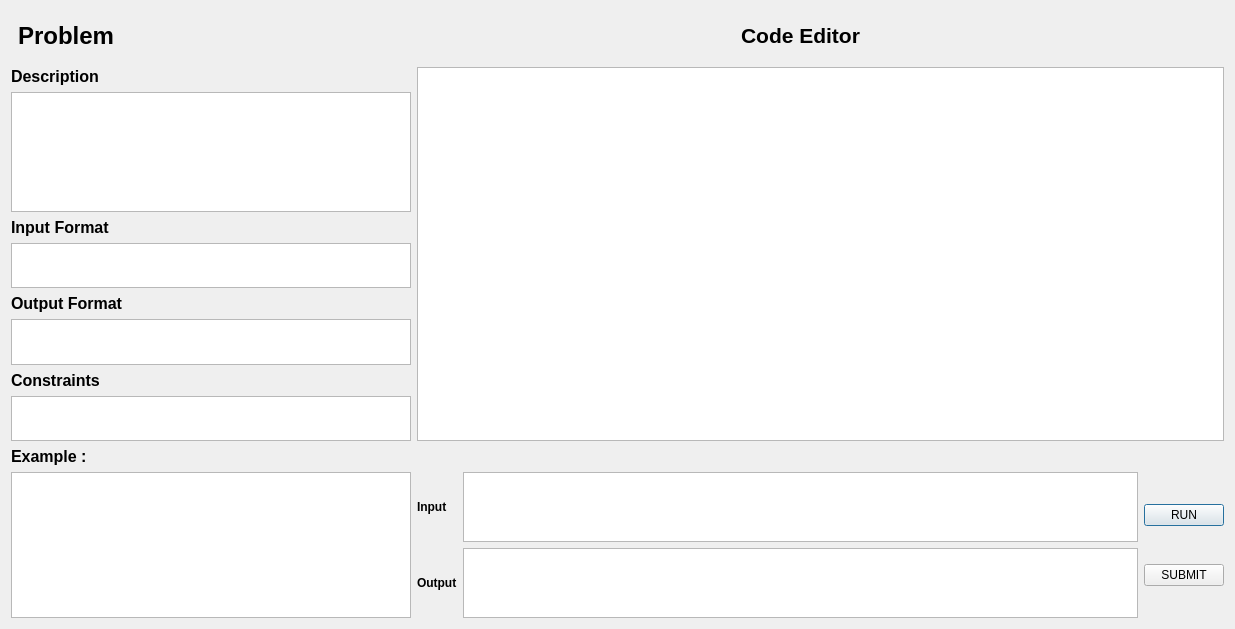
<?xml version="1.0" encoding="UTF-8"?>
<ui version="4.0">
 <class>solveproblemwindow</class>
 <widget class="QDialog" name="solveproblemwindow">
  <property name="geometry">
   <rect>
    <x>0</x>
    <y>0</y>
    <width>1235</width>
    <height>629</height>
   </rect>
  </property>
  <property name="maximumSize">
   <size>
    <width>2048</width>
    <height>2048</height>
   </size>
  </property>
  <property name="sizeIncrement">
   <size>
    <width>0</width>
    <height>0</height>
   </size>
  </property>
  <property name="baseSize">
   <size>
    <width>600</width>
    <height>900</height>
   </size>
  </property>
  <property name="windowTitle">
   <string>Dialog</string>
  </property>
  <property name="styleSheet">
   <string notr="true"/>
  </property>
  <layout class="QGridLayout" name="gridLayout">
   <item row="9" column="0">
    <widget class="QLabel" name="examplelabel">
     <property name="maximumSize">
      <size>
       <width>400</width>
       <height>16777215</height>
      </size>
     </property>
     <property name="text">
      <string>&lt;html&gt;&lt;head/&gt;&lt;body&gt;&lt;p&gt;&lt;span style=&quot; font-size:12pt; font-weight:700;&quot;&gt;Example :&lt;/span&gt;&lt;/p&gt;&lt;/body&gt;&lt;/html&gt;</string>
     </property>
    </widget>
   </item>
   <item row="11" column="1">
    <widget class="QLabel" name="outputlabel">
     <property name="text">
      <string>&lt;html&gt;&lt;head/&gt;&lt;body&gt;&lt;p&gt;&lt;span style=&quot; font-weight:700;&quot;&gt;Output&lt;/span&gt;&lt;/p&gt;&lt;/body&gt;&lt;/html&gt;</string>
     </property>
    </widget>
   </item>
   <item row="0" column="0">
    <layout class="QHBoxLayout" name="horizontalLayout">
     <item>
      <widget class="QLabel" name="label">
       <property name="sizePolicy">
        <sizepolicy hsizetype="Maximum" vsizetype="Preferred">
         <horstretch>0</horstretch>
         <verstretch>0</verstretch>
        </sizepolicy>
       </property>
       <property name="minimumSize">
        <size>
         <width>110</width>
         <height>50</height>
        </size>
       </property>
       <property name="maximumSize">
        <size>
         <width>75</width>
         <height>16777215</height>
        </size>
       </property>
       <property name="text">
        <string>&lt;html&gt;&lt;head/&gt;&lt;body&gt;&lt;p align=&quot;center&quot;&gt;&lt;span style=&quot; font-size:18pt; font-weight:700;&quot;&gt;Problem&lt;/span&gt;&lt;/p&gt;&lt;/body&gt;&lt;/html&gt;</string>
       </property>
      </widget>
     </item>
     <item>
      <widget class="QLabel" name="titleLabel">
       <property name="text">
        <string>&lt;html&gt;&lt;head/&gt;&lt;body&gt;&lt;p align=&quot;center&quot;&gt;&lt;br/&gt;&lt;/p&gt;&lt;/body&gt;&lt;/html&gt;</string>
       </property>
       <property name="scaledContents">
        <bool>false</bool>
       </property>
      </widget>
     </item>
    </layout>
   </item>
   <item row="1" column="0">
    <widget class="QLabel" name="Descriptionlabel">
     <property name="maximumSize">
      <size>
       <width>400</width>
       <height>16777215</height>
      </size>
     </property>
     <property name="text">
      <string>&lt;html&gt;&lt;head/&gt;&lt;body&gt;&lt;p&gt;&lt;span style=&quot; font-size:12pt; font-weight:700;&quot;&gt;Description&lt;/span&gt;&lt;/p&gt;&lt;/body&gt;&lt;/html&gt;</string>
     </property>
    </widget>
   </item>
   <item row="10" column="3" rowspan="2">
    <layout class="QVBoxLayout" name="verticalLayout">
     <item>
      <widget class="QPushButton" name="runButton">
       <property name="text">
        <string>RUN</string>
       </property>
      </widget>
     </item>
     <item>
      <widget class="QPushButton" name="submitButton">
       <property name="text">
        <string>SUBMIT</string>
       </property>
      </widget>
     </item>
    </layout>
   </item>
   <item row="10" column="0" rowspan="2">
    <widget class="QPlainTextEdit" name="exampleText">
     <property name="maximumSize">
      <size>
       <width>400</width>
       <height>16777215</height>
      </size>
     </property>
    </widget>
   </item>
   <item row="10" column="2" rowspan="2">
    <layout class="QVBoxLayout" name="verticalLayout_2">
     <item>
      <widget class="QPlainTextEdit" name="inputText"/>
     </item>
     <item>
      <widget class="QPlainTextEdit" name="plainTextEdit_4"/>
     </item>
    </layout>
   </item>
   <item row="0" column="2">
    <widget class="QLabel" name="CodeEditorlabel">
     <property name="text">
      <string>&lt;html&gt;&lt;head/&gt;&lt;body&gt;&lt;p align=&quot;center&quot;&gt;&lt;span style=&quot; font-size:16pt; font-weight:700;&quot;&gt;Code Editor&lt;/span&gt;&lt;/p&gt;&lt;/body&gt;&lt;/html&gt;</string>
     </property>
    </widget>
   </item>
   <item row="10" column="1">
    <widget class="QLabel" name="inputlabel">
     <property name="text">
      <string>&lt;html&gt;&lt;head/&gt;&lt;body&gt;&lt;p&gt;&lt;span style=&quot; font-weight:700;&quot;&gt;Input&lt;/span&gt;&lt;/p&gt;&lt;/body&gt;&lt;/html&gt;</string>
     </property>
    </widget>
   </item>
   <item row="3" column="0">
    <widget class="QLabel" name="inputFromatlabel">
     <property name="maximumSize">
      <size>
       <width>400</width>
       <height>16777215</height>
      </size>
     </property>
     <property name="text">
      <string>&lt;html&gt;&lt;head/&gt;&lt;body&gt;&lt;p&gt;&lt;span style=&quot; font-size:12pt; font-weight:700;&quot;&gt;Input Format&lt;/span&gt;&lt;/p&gt;&lt;/body&gt;&lt;/html&gt;</string>
     </property>
    </widget>
   </item>
   <item row="7" column="0">
    <widget class="QLabel" name="constraintslabel">
     <property name="maximumSize">
      <size>
       <width>400</width>
       <height>16777215</height>
      </size>
     </property>
     <property name="text">
      <string>&lt;html&gt;&lt;head/&gt;&lt;body&gt;&lt;p&gt;&lt;span style=&quot; font-size:12pt; font-weight:700;&quot;&gt;Constraints&lt;/span&gt;&lt;/p&gt;&lt;/body&gt;&lt;/html&gt;</string>
     </property>
    </widget>
   </item>
   <item row="1" column="1" rowspan="8" colspan="3">
    <widget class="QPlainTextEdit" name="codeEditor">
     <property name="minimumSize">
      <size>
       <width>600</width>
       <height>0</height>
      </size>
     </property>
    </widget>
   </item>
   <item row="2" column="0">
    <widget class="QPlainTextEdit" name="descriptionText">
     <property name="minimumSize">
      <size>
       <width>0</width>
       <height>120</height>
      </size>
     </property>
     <property name="maximumSize">
      <size>
       <width>400</width>
       <height>16777215</height>
      </size>
     </property>
    </widget>
   </item>
   <item row="4" column="0">
    <widget class="QPlainTextEdit" name="inputFormatText">
     <property name="minimumSize">
      <size>
       <width>0</width>
       <height>45</height>
      </size>
     </property>
     <property name="maximumSize">
      <size>
       <width>400</width>
       <height>16777215</height>
      </size>
     </property>
    </widget>
   </item>
   <item row="6" column="0">
    <widget class="QPlainTextEdit" name="outputFormatText">
     <property name="minimumSize">
      <size>
       <width>0</width>
       <height>45</height>
      </size>
     </property>
     <property name="maximumSize">
      <size>
       <width>400</width>
       <height>16777215</height>
      </size>
     </property>
    </widget>
   </item>
   <item row="8" column="0">
    <widget class="QPlainTextEdit" name="constraintsText">
     <property name="minimumSize">
      <size>
       <width>0</width>
       <height>45</height>
      </size>
     </property>
     <property name="maximumSize">
      <size>
       <width>400</width>
       <height>16777215</height>
      </size>
     </property>
    </widget>
   </item>
   <item row="5" column="0">
    <widget class="QLabel" name="outputFromatlabel">
     <property name="maximumSize">
      <size>
       <width>400</width>
       <height>16777215</height>
      </size>
     </property>
     <property name="text">
      <string>&lt;html&gt;&lt;head/&gt;&lt;body&gt;&lt;p&gt;&lt;span style=&quot; font-size:12pt; font-weight:700;&quot;&gt;Output Format&lt;/span&gt;&lt;/p&gt;&lt;/body&gt;&lt;/html&gt;</string>
     </property>
    </widget>
   </item>
  </layout>
 </widget>
 <resources/>
 <connections/>
</ui>
